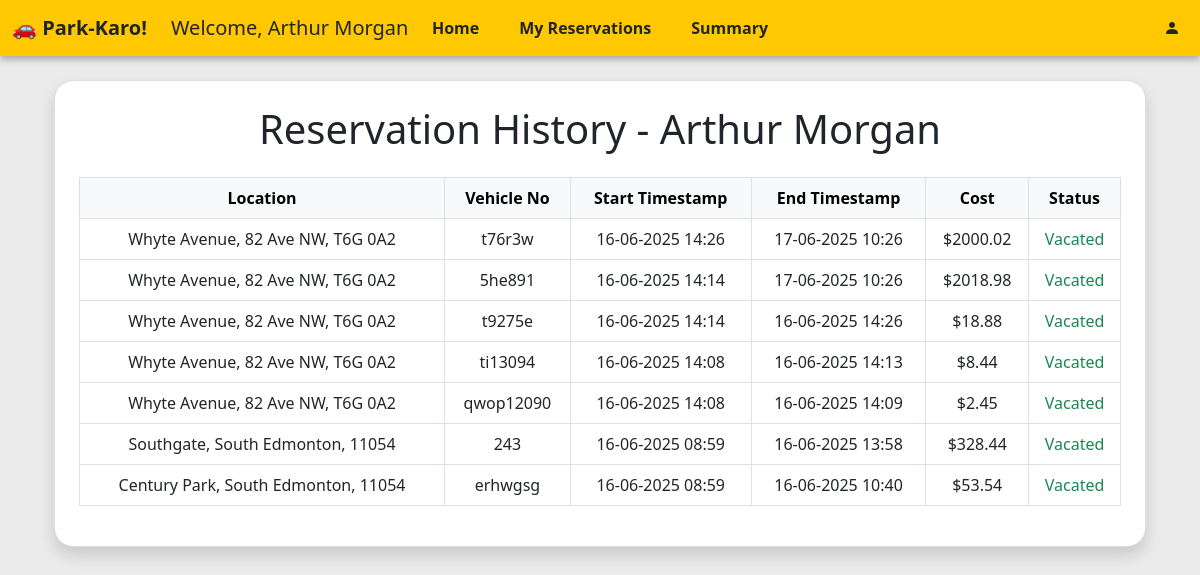
Page /admin/user/1/reservations on the committed database.
### models/user.py (models this page shows, shortened)
class User(db.Model):
    __tablename__ = 'user'
    id = db.Column(db.Integer, primary_key=True)
    email = db.Column(db.String(120), unique=True, nullable=False)
    password = db.Column(db.String(200), nullable=False)
    name = db.Column(db.String(50), nullable=False)
    phone = db.Column(db.String(15), nullable=True)
    address = db.Column(db.String(200), nullable=True)
    pincode = db.Column(db.String(10), nullable=True)
    is_admin = db.Column(db.Boolean, default=False)
    reservations = db.relationship('Reserve', backref='user', lazy=True)

### models/lot.py (models this page shows)
class Lot(db.Model):
    __tablename__ = 'parkinglot'
    id = db.Column(db.Integer, primary_key=True)
    name = db.Column(db.String(50), nullable=False)
    price_per_hour = db.Column(db.Float, nullable=False)
    address = db.Column(db.String(200), nullable=False)
    pincode = db.Column(db.String(10), nullable=False)
    total_spots = db.Column(db.Integer, nullable=False)
    spots = db.relationship('Spot', backref='lot', lazy=True)

### models/reserve.py (models this page shows)
class Reserve(db.Model):
    __tablename__ = 'reserve'
    id = db.Column(db.Integer, primary_key=True)
    spot_id = db.Column(db.Integer, db.ForeignKey('parkingspot.id'), nullable=False)
    user_id = db.Column(db.Integer, db.ForeignKey('user.id'), nullable=False)
    start_time = db.Column(db.DateTime, nullable=False)
    end_time = db.Column(db.DateTime, nullable=True)
    cost_per_hour = db.Column(db.Float, nullable=False)
    vehicle_number = db.Column(db.String(20), nullable=False)

### controllers/auth.py (the view)
@api.route("/admin/user/<int:user_id>/reservations")
def user_parking_history(user_id):
    user = User.query.get_or_404(user_id)
    reservations = [
        {
            "id": r.id,
            "location": r.spot.lot.name,
            "address": r.spot.lot.address,
            "pincode": r.spot.lot.pincode,
            "vehicle_number": r.vehicle_number,
            "start_time": r.start_time,
            "end_time": r.end_time,
            "cost_per_hour": r.cost_per_hour
        }
        for r in Reserve.query.filter_by(user_id=user_id).order_by(Reserve.start_time.desc()).all()
    ]
    return render_template("admin/user_history.html", user=user, reservations=reservations)

### app.py (called while the page is built)
def create_app():
    app = Flask(__name__)
    app.config['SQLALCHEMY_DATABASE_URI'] = 'sqlite:///parking.db'
    app.config['SQLALCHEMY_TRACK_MODIFICATIONS'] = False
    app.secret_key = "shh-its-a-secret"
    db.init_app(app)
    from models import lot, spot, reserve, user
    with app.app_context():
        db.create_all()
        if not User.query.filter_by(id=0).first():
            db.session.add(User(
                id=0,
                name='admin',
                email='admin@email.com',
                password=generate_password_hash('admin'),
                is_admin=True,
            ))
            db.session.commit()
    app.register_blueprint(auth_api)
    @app.route("/")
    def home():
        return render_template("home.html")
    @app.context_processor
    def inject_request():
        return dict(request=request)
    return app

### templates/admin/user_history.html (shortened to what this page needs)
{% extends "dash_layout.html" %}
{% block content %}
<div class="container mt-4">
  <div class="card shadow rounded p-4">
    <h1 class="mb-4 fw-normal text-center">Reservation History - {{ user.name }}</h1>
    {% if reservations %}
    <div class="table-responsive">
      <table class="table table-bordered table-hover">
        <thead class="table-light text-center">
          <tr>
            <th>Location</th>
            <th>Vehicle No</th>
            <th>Start Timestamp</th>
            <th>End Timestamp</th>
            <th>Cost</th>
            <th>Status</th>
          </tr>
        </thead>
        <tbody class="text-center">
          {% for r in reservations %}
          <tr>
            <td>{{ r.location }}, {{r.address}}, {{r.pincode}}</td>
            <td>{{ r.vehicle_number }}</td>
            <td>{{ r.start_time.strftime('%d-%m-%Y %H:%M') }}</td>
            <td>
              {% if r.end_time %}
                {{ r.end_time.strftime('%d-%m-%Y %H:%M') }}
              {% else %}
                  —
              {% endif %}
            </td>
            <td>
              {% if r.end_time %}
                  ${{ ( (r.end_time - r.start_time).total_seconds() / 3600 * r.cost_per_hour ) | round(2) }}
              {% else %}
                  —
              {% endif %}
            </td>
            <td>
              {% if not r.end_time %}
                <span class="text-danger">Parked</span>
            {% else %}
                <span class="text-success">Vacated</span>
            {% endif %}
            </td>
          </tr>
          {% endfor %}
        </tbody>
      </table>
    </div>
    {% else %}
      <p class="text-center text-muted">This user has not made any reservations yet.</p>
    {% endif %}
  </div>
</div>
{% endblock %}

### templates/dash_layout.html (shortened to what this page needs)
<!DOCTYPE html>
<html lang="en">
<head>
    <link href="https://cdn.jsdelivr.net/npm/bootstrap@5.0.2/dist/css/bootstrap.min.css" rel="stylesheet">
    <link href="https://cdn.jsdelivr.net/npm/bootstrap-icons@1.10.5/font/bootstrap-icons.css" rel="stylesheet">
</head>
<body>
{% set is_admin = session.get('is_admin') %}
{% set current_path = request.path %}
<nav class="navbar navbar-expand-lg" style="background-color: #ffc800; box-shadow: 0 4px 6px rgba(0, 0, 0, 0.264); position: relative;">
  <div class="container-fluid">
    {% if is_admin %}
    <a class="navbar-brand text-dark fw-bold" href="/admin/dashboard">🚗 Park-Karo!</a>
    <p class="text-danger lead ms-2 mb-0">Admin</p>
    {% else %}
    <a class="navbar-brand text-dark fw-bold" href="/user/dashboard">🚗 Park-Karo!</a>
    {% if user is defined %}
    <p class="text-dark lead ms-2 mb-0">Welcome, {{user.name}}</p>
    {% endif %}
    {% endif %}
    <div class="navbar-center position-absolute top-50 start-50 translate-middle">
      <ul class="navbar-nav d-flex flex-row gap-4">
      <li class="nav-item">
        <a class="nav-link fw-bold text-dark
          "
          href="{{ '/admin/dashboard' if is_admin else '/user/dashboard' }}">
          Home
        </a>
      </li>
      {% if not is_admin %}
        <li class="nav-item">
          <a class="nav-link fw-bold text-dark {% if current_path == '/user/reservations' %}active bg-secondary rounded{% endif %}" href="/user/reservations">My Reservations</a>
        </li>
      {% endif %}
      <li class="nav-item">
        <a class="nav-link fw-bold text-dark
          "
          href="{{ '/admin/dashboard/summary' if is_admin else '/user/dashboard/summary' }}">
          Summary
        </a>
      </li>
      </ul>
    </div>
    <ul class="navbar-nav ms-auto ">
      <li class="nav-item dropdown">
        <a class="nav-link text-dark" href="#" id="profileDropdown" role="button" data-bs-toggle="dropdown" aria-expanded="false">
          <i class="bi bi-person-fill"></i>
        </a>
      </li>
    </ul>
  </div>
</nav>
<div class="container mt-4">
    {% block content %}
    {% endblock %}
</div>
</body>
</html>

### templates/admin/user_history.html (style rules this page uses)
body { background-color: #ebebeb; }
.card { border-radius: 1.2rem !important; }
.card.shadow { box-shadow: 0 4px 12px rgba(0, 0, 0, 0.1); }

### rows in the picture
User: name "Arthur Morgan"
Lot: location "Whyte Avenue" "Whyte Avenue" "Whyte Avenue" "Whyte Avenue" "Whyte Avenue", address "82 Ave NW" "82 Ave NW" "82 Ave NW" "82 Ave NW" "82 Ave NW", pincode "T6G 0A2" "T6G 0A2" "T6G 0A2" "T6G 0A2" "T6G 0A2"
Reserve: vehicle_number "t76r3w", start_time "16-06-2025 14:26", end_time "17-06-2025 10:26", end_time+start_time+cost_per_hour "2000.02"
Reserve: vehicle_number "5he891", start_time "16-06-2025 14:14", end_time "17-06-2025 10:26", end_time+start_time+cost_per_hour "2018.98"
Reserve: vehicle_number "t9275e", start_time "16-06-2025 14:14", end_time "16-06-2025 14:26", end_time+start_time+cost_per_hour "18.88"
Reserve: vehicle_number "ti13094", start_time "16-06-2025 14:08", end_time "16-06-2025 14:13", end_time+start_time+cost_per_hour "8.44"
Reserve: vehicle_number "qwop12090", start_time "16-06-2025 14:08", end_time "16-06-2025 14:09", end_time+start_time+cost_per_hour "2.45"
Lot: location "Southgate", address "South Edmonton", pincode "11054"
Reserve: vehicle_number "243", start_time "16-06-2025 08:59", end_time "16-06-2025 13:58", end_time+start_time+cost_per_hour "328.44"
Lot: location "Century Park", address "South Edmonton", pincode "11054"
Reserve: vehicle_number "erhwgsg", start_time "16-06-2025 08:59", end_time "16-06-2025 10:40", end_time+start_time+cost_per_hour "53.54"
